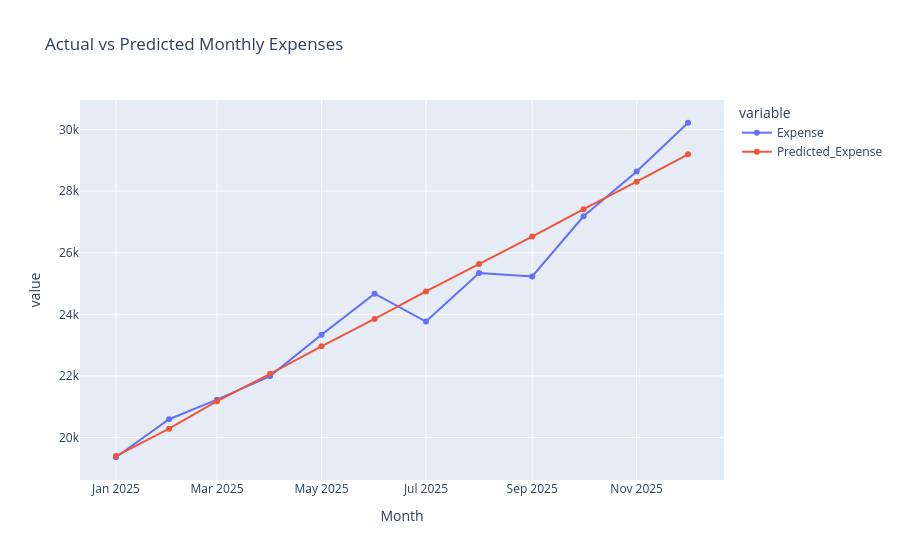

Notebook cell for this chart:
### Code cell
monthly_ml["Predicted_Expense"] = model.predict(X)

fig = px.line(
    monthly_ml,
    x="Month",
    y=["Expense", "Predicted_Expense"],
    markers=True,
    title="Actual vs Predicted Monthly Expenses"
)

fig

### Figure 1 — Plotly figure (JSON) as saved in the notebook; plotly's stock layout.template omitted (floating-point values rounded to 4 significant figures)
{"data": [{"hovertemplate": "variable=Expense<br>Month=%{x}<br>value=%{y}<extra></extra>", "legendgroup": "Expense", "line": {"color": "#636efa", "dash": "solid"}, "marker": {"symbol": "circle"}, "mode": "lines+markers", "name": "Expense", "orientation": "v", "showlegend": true, "type": "scatter", "x": ["2025-01-01T00:00:00.000000", "2025-02-01T00:00:00.000000", "2025-03-01T00:00:00.000000", "2025-04-01T00:00:00.000000", "2025-05-01T00:00:00.000000", "2025-06-01T00:00:00.000000", "2025-07-01T00:00:00.000000", "2025-08-01T00:00:00.000000", "2025-09-01T00:00:00.000000", "2025-10-01T00:00:00.000000", "2025-11-01T00:00:00.000000", "2025-12-01T00:00:00.000000"], "xaxis": "x", "y": [19360.0, 20590.0, 21230.0, 22000.0, 23340.0, 24670.0, 23770.0, 25340.0, 25230.0, 27180.0, 28640.0, 30220.0], "yaxis": "y"}, {"hovertemplate": "variable=Predicted_Expense<br>Month=%{x}<br>value=%{y}<extra></extra>", "legendgroup": "Predicted_Expense", "line": {"color": "#EF553B", "dash": "solid"}, "marker": {"symbol": "circle"}, "mode": "lines+markers", "name": "Predicted_Expense", "orientation": "v", "showlegend": true, "type": "scatter", "x": ["2025-01-01T00:00:00.000000", "2025-02-01T00:00:00.000000", "2025-03-01T00:00:00.000000", "2025-04-01T00:00:00.000000", "2025-05-01T00:00:00.000000", "2025-06-01T00:00:00.000000", "2025-07-01T00:00:00.000000", "2025-08-01T00:00:00.000000", "2025-09-01T00:00:00.000000", "2025-10-01T00:00:00.000000", "2025-11-01T00:00:00.000000", "2025-12-01T00:00:00.000000"], "xaxis": "x", "y": [19400.0, 20290.0, 21180.0, 22070.0, 22960.0, 23850.0, 24740.0, 25630.0, 26520.0, 27410.0, 28300.0, 29200.0], "yaxis": "y"}], "layout": {"legend": {"title": {"text": "variable"}, "tracegroupgap": 0}, "title": {"text": "Actual vs Predicted Monthly Expenses"}, "xaxis": {"anchor": "y", "domain": [0, 1], "title": {"text": "Month"}}, "yaxis": {"anchor": "x", "domain": [0, 1], "title": {"text": "value"}}}}
